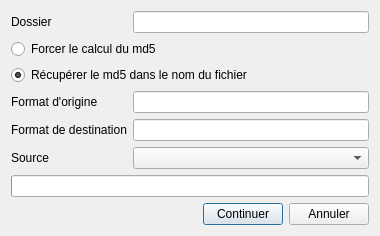
<?xml version="1.0" encoding="UTF-8"?>
<ui version="4.0">
 <class>RenameExisting1</class>
 <widget class="QDialog" name="RenameExisting1">
  <property name="geometry">
   <rect>
    <x>0</x>
    <y>0</y>
    <width>380</width>
    <height>220</height>
   </rect>
  </property>
  <property name="windowTitle">
   <string>Renommer les images existantes</string>
  </property>
  <property name="windowIcon">
   <iconset resource="../../resources.qrc">
    <normaloff>:/images/icon.ico</normaloff>:/images/icon.ico</iconset>
  </property>
  <layout class="QFormLayout" name="formLayout">
   <item row="0" column="0">
    <widget class="QLabel" name="labelFolder">
     <property name="text">
      <string>Dossier</string>
     </property>
    </widget>
   </item>
   <item row="0" column="1">
    <widget class="QLineEdit" name="lineFolder"/>
   </item>
   <item row="1" column="0" colspan="2">
    <widget class="QRadioButton" name="radioForce">
     <property name="text">
      <string>Forcer le calcul du md5</string>
     </property>
    </widget>
   </item>
   <item row="2" column="0" colspan="2">
    <widget class="QRadioButton" name="radioFilename">
     <property name="text">
      <string>Récupérer le md5 dans le nom du fichier</string>
     </property>
     <property name="checked">
      <bool>true</bool>
     </property>
    </widget>
   </item>
   <item row="3" column="0">
    <widget class="QLabel" name="labelFilenameOrigin">
     <property name="text">
      <string>Format d'origine</string>
     </property>
    </widget>
   </item>
   <item row="3" column="1">
    <widget class="QLineEdit" name="lineFilenameOrigin"/>
   </item>
   <item row="4" column="0">
    <widget class="QLabel" name="labelFilenameDestination">
     <property name="text">
      <string>Format de destination</string>
     </property>
    </widget>
   </item>
   <item row="4" column="1">
    <widget class="QLineEdit" name="lineFilenameDestination"/>
   </item>
   <item row="5" column="0">
    <widget class="QLabel" name="labelSource">
     <property name="text">
      <string>Source</string>
     </property>
    </widget>
   </item>
   <item row="5" column="1">
    <widget class="QComboBox" name="comboSource"/>
   </item>
   <item row="6" column="0" colspan="2">
    <widget class="QProgressBar" name="progressBar">
     <property name="enabled">
      <bool>true</bool>
     </property>
     <property name="format">
      <string>%v/%m</string>
     </property>
    </widget>
   </item>
   <item row="7" column="0" colspan="2">
    <layout class="QHBoxLayout" name="layoutButtons">
     <item>
      <spacer name="horizontalSpacer">
       <property name="orientation">
        <enum>Qt::Horizontal</enum>
       </property>
       <property name="sizeHint" stdset="0">
        <size>
         <width>40</width>
         <height>20</height>
        </size>
       </property>
      </spacer>
     </item>
     <item>
      <widget class="QPushButton" name="buttonContinue">
       <property name="text">
        <string>Continuer</string>
       </property>
      </widget>
     </item>
     <item>
      <widget class="QPushButton" name="buttonCancel">
       <property name="text">
        <string>Annuler</string>
       </property>
      </widget>
     </item>
    </layout>
   </item>
  </layout>
 </widget>
 <resources>
  <include location="../../resources.qrc"/>
  <include location="../../resources.qrc"/>
 </resources>
 <connections/>
</ui>
